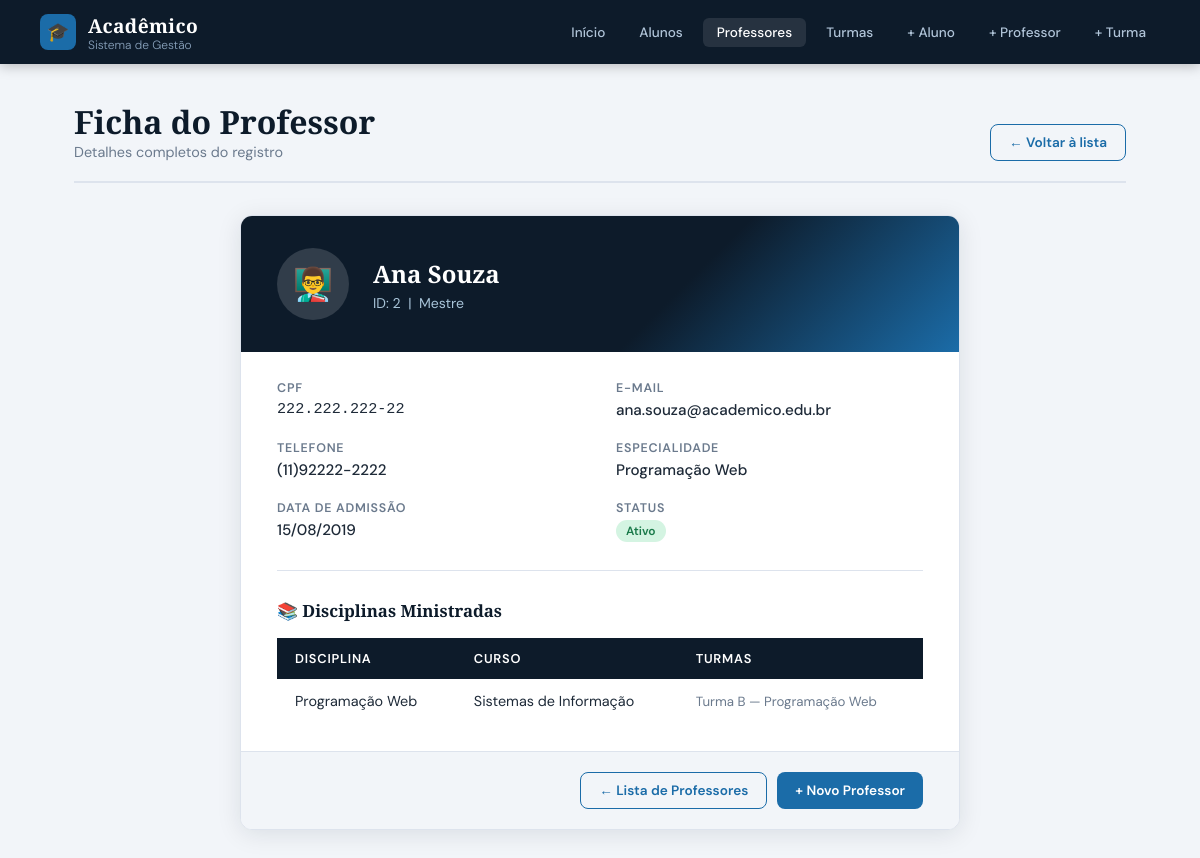
Screenshot of /professor_ficha.php?id=2 with the database file from the repository.
### tables this page shows
CREATE TABLE `professor` (
  `idprofessor`   INT(5)       NOT NULL AUTO_INCREMENT,
  `nomeprofessor` VARCHAR(80)  NOT NULL,
  `cpf`           CHAR(14)     NOT NULL,
  `email`         VARCHAR(100) NOT NULL,
  `telefone`      VARCHAR(20)  DEFAULT NULL,
  `titulacao`     VARCHAR(50)  DEFAULT NULL,
  `especialidade` VARCHAR(100) DEFAULT NULL,
  `data_admissao` DATE         DEFAULT NULL,
  `ativo`         TINYINT(1)   NOT NULL DEFAULT 1,
  PRIMARY KEY (`idprofessor`)
);

### professor_ficha.php (the view, shortened to what this page needs)
<?php
include('./_header.php');
include('./conect.php');
$id = isset($_GET['id']) ? (int)$_GET['id'] : 0;
$q = mysqli_query($con, "SELECT * FROM professor WHERE idprofessor = $id");
$p = mysqli_fetch_assoc($q);
$q_discs = mysqli_query($con,
  "SELECT d.nomedisciplina, c.nomecurso,
          GROUP_CONCAT(t.nometurma ORDER BY t.ano DESC SEPARATOR ', ') AS turmas
   FROM disciplina d
   JOIN cursos c ON c.idcurso = d.idcurso
   LEFT JOIN turma t ON t.iddisciplina = d.iddisciplina
   WHERE d.idprofessor = $id
   GROUP BY d.iddisciplina
   ORDER BY d.nomedisciplina"
);
?>
<main class="page">
  <div class="page-header">
    <div><h2>Ficha do Professor</h2><p>Detalhes completos do registro</p></div>
    <a href="professores_lista.php" class="btn btn-outline">← Voltar à lista</a>
  </div>
  <div class="ficha">
    <div class="ficha-header">
      <div class="ficha-avatar">👨‍🏫</div>
      <div>
        <h2><?php echo htmlspecialchars($p['nomeprofessor']) ?></h2>
        <p>
          ID: <?php echo $p['idprofessor'] ?>
          <?php if ($p['titulacao']): ?>&nbsp;|&nbsp; <?php echo htmlspecialchars($p['titulacao']) ?><?php endif; ?>
        </p>
      </div>
    </div>
    <div class="ficha-body">
      <div class="ficha-grid">
        <dl class="ficha-field">
          <dt>CPF</dt>
          <dd style="font-family:monospace;"><?php echo $p['cpf'] ?></dd>
        </dl>
        <dl class="ficha-field">
          <dt>E-mail</dt>
          <dd><?php echo htmlspecialchars($p['email']) ?></dd>
        </dl>
        <dl class="ficha-field">
          <dt>Telefone</dt>
          <dd><?php echo htmlspecialchars($p['telefone']) ?: '—' ?></dd>
        </dl>
        <dl class="ficha-field">
          <dt>Especialidade</dt>
          <dd><?php echo htmlspecialchars($p['especialidade']) ?: '—' ?></dd>
        </dl>
        <dl class="ficha-field">
          <dt>Data de Admissão</dt>
          <dd><?php echo $p['data_admissao'] ? date('d/m/Y', strtotime($p['data_admissao'])) : '—' ?></dd>
        </dl>
        <dl class="ficha-field">
          <dt>Status</dt>
          <dd><span class="badge badge-green">Ativo</span></dd>
        </dl>
      </div>
      <?php if (mysqli_num_rows($q_discs) > 0): ?>
      <hr style="border:none;border-top:1px solid var(--border);margin:28px 0;">
      <h3 style="font-family:'Playfair Display',serif;font-size:1.05rem;color:var(--navy);margin-bottom:16px;">
        📚 Disciplinas Ministradas
      </h3>
      <table class="data-table">
        <thead>
          <tr><th>Disciplina</th><th>Curso</th><th>Turmas</th></tr>
        </thead>
        <tbody>
          <?php while ($d = mysqli_fetch_assoc($q_discs)): ?>
          <tr>
            <td><?php echo htmlspecialchars($d['nomedisciplina']) ?></td>
            <td><?php echo htmlspecialchars($d['nomecurso']) ?></td>
            <td style="font-size:.83rem;color:var(--muted);"><?php echo $d['turmas'] ?: '—' ?></td>
          </tr>
          <?php endwhile; ?>
        </tbody>
      </table>
      <?php else: ?>
      <p style="color:var(--muted);margin-top:20px;font-size:.9rem;">Nenhuma disciplina atribuída.</p>
      <?php endif; ?>
    </div>
    <div class="ficha-footer">
      <a href="professores_lista.php" class="btn btn-outline">← Lista de Professores</a>
      <a href="professorcadas.php"    class="btn btn-primary">+ Novo Professor</a>
    </div>
  </div>
</main>
</body>
</html>

### estilo.css (style rules this page uses)
*, *::before, *::after { box-sizing: border-box; margin: 0; padding: 0; }
:root { --navy: #0d1b2a; --teal: #1b6ca8; --teal-l: #2485c7; --gold: #e8a020; --bg: #f2f5f9; --card: #ffffff; --border: #dde3ed; --text: #1e2a38; --muted: #6b7a8d; --danger: #c0392b; --success:#1a7a4a; --radius: 12px; --shadow: 0 4px 24px rgba(13,27,42,.10); }
body { font-family: 'DM Sans', sans-serif; background: var(--bg); color: var(--text); min-height: 100vh; }
.page { max-width: 1100px; margin: 0 auto; padding: 40px 24px 60px; }
.page-header { display: flex; align-items: flex-end; justify-content: space-between; margin-bottom: 32px; border-bottom: 2px solid var(--border); padding-bottom: 20px; }
.page-header h2 { font-family: 'Playfair Display', serif; font-size: 2rem; color: var(--navy); line-height: 1.1; }
.page-header p { font-size: .9rem; color: var(--muted); margin-top: 4px; }
.btn { display: inline-flex; align-items: center; gap: 6px; padding: 9px 18px; border-radius: 8px; font-family: 'DM Sans', sans-serif; font-size: .85rem; font-weight: 600; text-decoration: none; cursor: pointer; border: none; transition: background .2s, transform .15s; }
.btn-primary { background: var(--teal); color: #fff; }
.btn-outline { background: transparent; color: var(--teal); border: 1.5px solid var(--teal); }
table.data-table { width: 100%; border-collapse: collapse; }
table.data-table thead { background: var(--navy); color: #fff; }
table.data-table thead th { padding: 12px 18px; font-size: .8rem; font-weight: 600; text-transform: uppercase; letter-spacing: .06em; text-align: left; }
table.data-table tbody tr { border-bottom: 1px solid var(--border); transition: background .15s; }
table.data-table tbody tr:last-child { border-bottom: none; }
table.data-table tbody td { padding: 13px 18px; font-size: .9rem; }
.badge { display: inline-block; padding: 3px 10px; border-radius: 20px; font-size: .75rem; font-weight: 600; }
.badge-green { background: #d4f4e2; color: var(--success); }
.ficha { background: var(--card); border: 1px solid var(--border); border-radius: var(--radius); box-shadow: var(--shadow); overflow: hidden; max-width: 720px; margin: 0 auto; }
.ficha-header { background: linear-gradient(135deg, var(--navy) 60%, var(--teal)); color: #fff; padding: 32px 36px; display: flex; align-items: center; gap: 24px; }
.ficha-avatar { width: 72px; height: 72px; background: rgba(255,255,255,.15); border-radius: 50%; display: grid; place-items: center; font-size: 2rem; flex-shrink: 0; }
.ficha-header h2 { font-family: 'Playfair Display', serif; font-size: 1.5rem; }
.ficha-header p { font-size: .88rem; color: #a8c4d8; margin-top: 4px; }
.ficha-body { padding: 28px 36px; }
.ficha-grid { display: grid; grid-template-columns: 1fr 1fr; gap: 20px 32px; }
.ficha-field dt { font-size: .78rem; font-weight: 600; color: var(--muted); text-transform: uppercase; letter-spacing: .06em; margin-bottom: 4px; }
.ficha-field dd { font-size: .95rem; color: var(--text); font-weight: 500; }
.ficha-footer { padding: 20px 36px; background: var(--bg); border-top: 1px solid var(--border); display: flex; gap: 10px; justify-content: flex-end; }

### rows the page displays
professor: nomeprofessor "Ana Souza", idprofessor "2", titulacao "Mestre", cpf "222.222.222-22", email "ana.souza@academico.edu.br", telefone "(11)92222-2222", especialidade "Programação Web", data_admissao "15/08/2019"

### other values shown
$d['nomedisciplina'] "Programação Web"
$d['nomecurso'] "Sistemas de Informação"
$d['turmas'] ?: '—' "Turma B — Programação Web"
